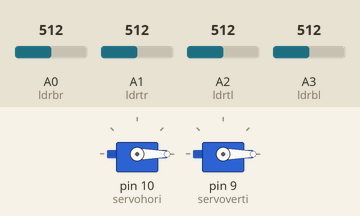
Bench run of a sketch on a simulated Arduino Uno, built with avr-gcc and run on an emulated ATmega328P. On the bench: 2 × servo. Inputs (shaded band) come from the test bench; at power-on: A0 (ldrbr) = 512, A2 (ldrtl) = 512, A3 (ldrbl) = 512, A1 (ldrtr) = 512.

Above: at 1.7 s.
1.8 s: A0 (ldrbr) set to 528
At 3.18 s:
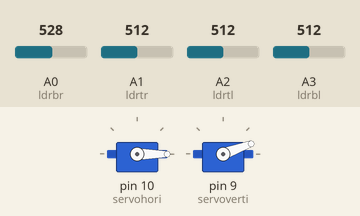
4.8 s: A2 (ldrtl) set to 528
At 4.8 s:
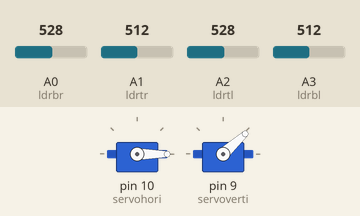
6.3 s: A3 (ldrbl) set to 531
At 7.56 s:
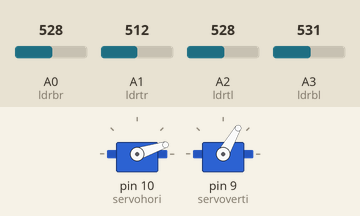
9.3 s: A0 (ldrbr) set to 716
12.3 s: A1 (ldrtr) set to 306
At 12.45 s:
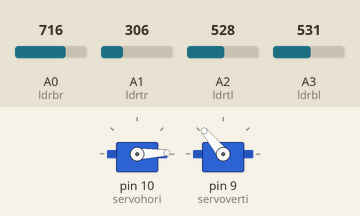
15.3 s: A2 (ldrtl) set to 306
Timing chart, 0 to 19.3 s (numbered marks = the images above; inputs shaded):
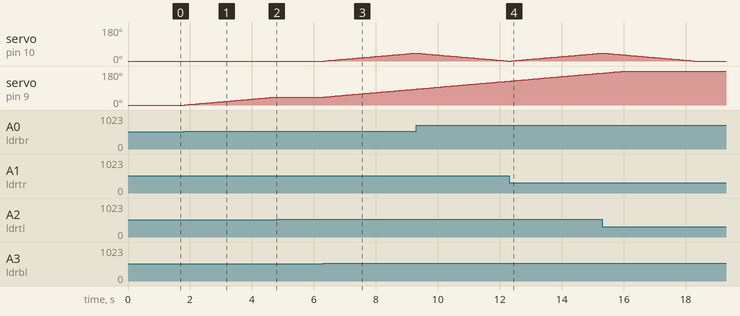

The sketch:

sketch_may30a.ino
```cpp
/* This code was written by me, Saurabh Mehta, for my final year project,Wireless Power Transmission
 * with inclusion of sun tracking solar panel. I've been working on dual-axis sun tracker.
 * I have used 4 LDR's (light detecting resisters), each resister is setup at the corners of LDR.
 * The LDR's are connected to 4 different pins namely, ldrtl, ldrtr, ldrbl and ldrbr.
 * The  values obtained from LDR's are stored in various variables.
 * For vertical tracking average of top and bottom ldr values is taken and then compared with current values.
 * The reading is more in whichever direction, the servo moves in that particular direction.
 */
#include <Servo.h>          // initialize servo library

Servo servohori;            //Setting up horizontal servo

int servoh = 0;
int servoLimitHigh = 160;
int servoLimitLow = 20;

Servo servoverti;           //Setting up vertical servo
int servov = 0;
int servovLimitHigh = 160;
int servovLimitLow = 20;

int ldrtl = 2;              //Setting up LDR's
int ldrtr = 1;
int ldrbl = 3;
int ldrbr = 0;

void setup()                //Setup function, to be run only once
{
  servohori.attach(10);     //Horizontal Servo is attached to Pin 10
  servohori.write(0);
  servoverti.attach(9);     //Vertical Servo is attached to Pin 9
  servoverti.write(0);
  delay(500);

}

void loop()
{
  servoh = servohori.read();              //reads the current position of horizontal Servo
  servov = servoverti.read();             //reads the current position of vertical Servo

  int topl = analogRead(ldrtl);           //Reads value of top-left ldr
  int topr = analogRead(ldrtr);           //Reads value of top-right ldr
  int botl = analogRead(ldrbl);           //Reads value of bottom-left ldr
  int botr = analogRead(ldrbr);           //Reads value of bottom-right ldr

  int avgtop = (topl + topr) / 2;         //average of top ldrs
  int avgbot = (botl + botr) / 2;         //average of bottom ldrs
  int avgleft = (topl + botl) / 2;        //average of left ldrs
  int avgright = (topr + botr) / 2;       //average of right ldrs

  if (avgtop < avgbot)                    //average of top and bottom ldrs is compared
  {
    servoverti.write(servov + 1);         //vertical servo is rotated by 1 degree
    if (servov > servoLimitHigh)          //Servo will be at max position if the value exceeds 160 degrees
    {
      servov = servoLimitHigh;
    }
    delay(10);
  }
  else if (avgbot < avgtop)                //average of top and bottom ldrs is compared
  {
   servoverti.write( servov -1 );          //Servo will be at min position if the value is below 20 degrees
   if (servov < servoLimitLow)
   {
    servov = servoLimitLow;
   }
   delay(10);
  }
  else                                     //if none of the above parameters are true, setup the servo at its current position.
  {
    servoverti.write(servov);
  }
  if (avgleft > avgright)                  // In similar way, we do the same thing with Left and Right LDR's and write the values to horizontal SERVO
  {
    servohori.write(servoh+1);

    if (servoh > servoLimitHigh)
    {
      servoh = servoLimitHigh;
    }
    delay(10);
  }
  else if (avgright > avgleft)
  {
    servohori.write(servoh - 1);
    if (servoh < servoLimitLow)
    {
      servoh = servoLimitLow;
    }
    delay(10);
  }
  else
  {
    servohori.write(servoh);
  }
  delay(50);                              // introduce a delay of 50ms
  Serial.println("1=");                   // print the values obtained from ldrs on Serial
  Serial.println(ldrtl);

  Serial.println(ldrtr);
  Serial.println(ldrbl);
  Serial.println(ldrbr);
}
```

Measured:
- the behaviour switches between 513 and 514 on A0 (ldrbr) (found by bisection; images 0 and 1)
- the behaviour switches between 527 and 528 on A2 (ldrtl) (found by bisection; images 1 and 2)
- the behaviour switches between 513 and 514 on A3 (ldrbl) (found by bisection; images 2 and 3)
- after the input at 1.8 s, servo on pin 9 (servoverti): moves from 0° to 42° over 2.9 s, starting at once
- after the input at 4.8 s, servo on pin 9 (servoverti): stays 42° (without the input it goes to 43° after 0.01 s)
- after the input at 6.3 s, servo on pin 10 (servohori): moves from 0° to 42° over 2.9 s, starting at once; servo on pin 9 (servoverti): moves from 42° to 84° over 2.9 s, starting at once
- after the input at 12.3 s, servo on pin 10 (servohori): moves from 0° to 42° over 2.9 s, starting after 0.08 s
